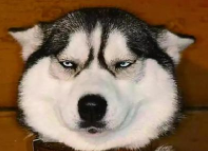
#> input picture deepblue/python_numpy_cv/00_img/erha.png, 208 x 151 px
$ jupyter execute --allow-errors p10_numpy_base2.ipynb
#> lines starting #> are read from the running program, lines starting #| are printed output that depends on the picture
### 归并排序

归并排序（MERGE-SORT）是利用归并的思想实现的排序方法。

该算法采用经典的分治（divide-and-conquer）策略

分治法将问题分(divide)成一些小的问题然后递归求解，而治(conquer)的阶段则将分的阶段得到的各答案"修补"在一起，即分而治之。

算法实现思想

[cell 1]
def merge(arr_left, arr_right):  # 将一个数组一分为二， 分别是arr_left 和 arr_right
    arr_new = []  # 定义新的数组，用来保存排序后的数据
    index_left=0  # 定义左侧的初始索引值
    index_right = 0  # 定义右侧的初始索引值
    while index_left < len(arr_left) and index_right < len(arr_right):  # 定义循环边界
        if arr_left[index_left] < arr_right[index_right]:  # 比较arr_left 和 arr_right中的元素
            arr_new.append(arr_left[index_left])  # 将小值添加到新的数组中
            index_left += 1  # 向后移动当前的索引
        else:
            arr_new.append(arr_right[index_right])
            index_right += 1
    if index_left == len(arr_left):  # 当某个列表中的索引值指向当前列表的最后一个索引
        for element in arr_right[index_right:]:  # 将另一个列表中剩余的值全部添加到新的列表中
            arr_new.append(element)
    else:
        for element in arr_left[index_left:]:
            arr_new.append(element)
    return arr_new  # 返回新的列表

count = 0
def merge_sort(arr):  # 定义归并排序
    global count
    if len(arr) <= 1:  # 定义递归边界
        return arr
    index_middle = len(arr) // 2  # 获取中间索引值
    print("-"*20 + f"arr = {arr}" + "-"*20)
    print("-"*20 + f"index_middle={index_middle}" + "-"*20)
    print("-"*20 + f"left={arr[:index_middle]}" + "-"*20)
    print("-"*20 + f"right={arr[index_middle:]}" + "-"*20)
    arr_left = merge_sort(arr[:index_middle])  # 获取左侧列表
    arr_right = merge_sort(arr[index_middle:])  # 获取右侧列表
    print(f"{count}: new_left: {arr_left}, new_right: {arr_right}")
    count += 1
    return merge(arr_left, arr_right)  # 进行排序

if __name__ == "__main__":
    arr = [8, 4, 5, 7, 1, 3, 6, 2]
    print(f"排序前：{arr}")
    new_arr = merge_sort(arr)
    print(f"排序后：{new_arr}")

### numpy 文件存储

[cell 2]
import numpy as np

array_random = np.random.randn(10, 10)

array_random

用.npy格式进行存储和读取

[cell 3]
np.save("./data/array_random.npy", array_random)

[cell 4]
array = np.load("./data/array_random.npy")
array

用.txt格式存储和读取

[cell 5]
np.savetxt("./data/array_random.txt", array_random)

[cell 6]
np.savetxt("./data/array_random2.txt", array_random, delimiter=",")

[cell 7]
array = np.loadtxt("./data/array_random.txt")
array

[cell 8]
array = np.loadtxt("./data/array_random2.txt", delimiter=",")
array

----

### numpy 矩阵

NumPy 中包含了一个矩阵库 numpy.matlib，该模块中的函数返回的是一个矩阵，而不是 ndarray 对象。

生成新的矩阵

[cell 9]
import numpy.matlib

matrix = numpy.matlib.empty((2, 2))

print(matrix)
print(type(matrix))

[cell 10]
matrix = numpy.matlib.zeros((2, 2))
matrix

[cell 11]
matrix = numpy.matlib.ones((2, 2))
matrix

[cell 12]
matrix = numpy.matlib.eye(3, 3)
matrix

[cell 13]
matrix = numpy.matrix("1, 2; 3, 4")
matrix

[cell 14]
matrix.T

[cell 15]
matrix_A = numpy.matrix("1, 2; 3, 4")
matrix_B = numpy.matrix("4, 5; 6, 7")

print(f"matrix_A = {matrix_A}")
print("="*20)
print(f"matrix_B = {matrix_B}")
print("="*20)

[cell 16]
import numpy as np
array_a = np.array([[1, 2],[3, 4]])
array_b = np.array([[4, 5],[6, 7]])

print(array_a)
print(array_b)

[cell 17]
matrix_C = matrix_A + matrix_B
print(matrix_C)

[cell 18]
array_c = array_a + array_b
array_c

[cell 19]
matrix_D = matrix_A - matrix_B
print(matrix_D)

[cell 20]
array_c = array_a - array_b
array_c

[cell 21]
matrix_E = matrix_A @ matrix_B  # matrix_A * matrix_B
print(matrix_E)

[cell 22]
array_c = array_a @ array_b
array_c

[cell 23]
matrix_F = numpy.dot(matrix_A, matrix_B)
print(matrix_F)

[cell 24]
array_c = numpy.dot(array_a, array_b)
array_c

[cell 25]
matrix_G = matrix_A / matrix_B
print(matrix_G)

[cell 26]
array_c = array_a / array_b
array_c

[cell 27]
matrix_H = numpy.linalg.inv(matrix_A)  # 取逆
matrix_H

[cell 28]
array_c =  numpy.linalg.inv(array_a)
array_c

#### 矩阵求导
1. 考虑矩阵乘法 $$ A \cdot B = C $$
2. 考虑Loss函数 $$ L = \sum^m_{i}\sum^n_{j}{(C_{ij} - p)^2} $$
3. 考虑C的每一项导数 $$ \triangledown C_{ij} = \frac{\partial L}{\partial C_{ij}} $$
4. 考虑ABC都为2x2矩阵时，定义G为L对C的导数
$$A = \begin{bmatrix}
a & b\\
c & d
\end{bmatrix}
\quad
B =
\begin{bmatrix}
e & f \\
g & h
\end{bmatrix}
\quad
C = \begin{bmatrix}
i & j \\
k & l
\end{bmatrix}
\quad
G = \frac{\partial L}{\partial C} = \begin{bmatrix}
\frac{\partial L}{\partial i} & \frac{\partial L}{\partial j} \\
\frac{\partial L}{\partial k} & \frac{\partial L}{\partial l}
\end{bmatrix} = \begin{bmatrix}
w & x \\
y & z
\end{bmatrix}
$$

5. 展开左边 A x B
$$C = \begin{bmatrix}
i = ae + bg & j = af + bh\\
k = ce + dg & l = cf + dh
\end{bmatrix}
$$

6. L对于每一个A的导数$$ \triangledown A_{ij} = \frac{\partial L}{\partial A_{ij}} $$

$$ \frac{\partial L}{\partial a} = \frac{\partial L}{\partial i} * \frac{\partial i}{\partial a} + \frac{\partial L}{\partial j} * \frac{\partial j}{\partial a} $$

$$ \frac{\partial L}{\partial b} = \frac{\partial L}{\partial i} * \frac{\partial i}{\partial b} + \frac{\partial L}{\partial j} * \frac{\partial j}{\partial b} $$

$$ \frac{\partial L}{\partial c} = \frac{\partial L}{\partial k} * \frac{\partial k}{\partial c} + \frac{\partial L}{\partial l} * \frac{\partial l}{\partial c} $$

$$ \frac{\partial L}{\partial d} = \frac{\partial L}{\partial k} * \frac{\partial k}{\partial d} + \frac{\partial L}{\partial l} * \frac{\partial l}{\partial d} $$

$$ \frac{\partial L}{\partial a} = we + xf \\ $$
$$ \frac{\partial L}{\partial b} = wg + xh \\ $$
$$ \frac{\partial L}{\partial c} = ye + zf \\ $$
$$ \frac{\partial L}{\partial d} = yg + zh $$

7. 因此A的导数为$$
\triangledown A = \begin{bmatrix}
we + xf & wg + xh\\
ye + zf & yg + zh
\end{bmatrix}
\quad
\triangledown A = \begin{bmatrix}
w & x\\
y & z
\end{bmatrix}
\begin{bmatrix}
e & g\\
f & h
\end{bmatrix}
$$

$$
\triangledown A = G \cdot B^T
$$

8. 同理B的导数为:
$$ \frac{\partial L}{\partial e} = wa + yc \\ $$
$$ \frac{\partial L}{\partial f} = xa + zc \\ $$
$$ \frac{\partial L}{\partial g} = wb + yd \\ $$
$$ \frac{\partial L}{\partial h} = xb + zd $$

$$
\triangledown A = \begin{bmatrix}
wa + yc & xa + zc\\
wb + yd & xb + zd
\end{bmatrix}
\quad
\triangledown A = \begin{bmatrix}
a & c\\
b & d
\end{bmatrix}
\begin{bmatrix}
w & x\\
y & z
\end{bmatrix}
$$

$$
\triangledown B = A^T \cdot G
$$

---

### Matplotlib

Matplotlib 是 Python 的绘图库。

安装：

pip install matplotlib -i https://pypi.tuna.tsinghua.edu.cn/simple

查看是否安装成功

#> (a cell that did not finish here is left out)

Figure

绘制函数图之前，我们需要一张画板

[cell 30]
import matplotlib.pyplot as plt

fig = plt.figure()

有了画板，我们还需要函数轴，没有函数轴，就没有绘图的基准

[cell 31]
fig = plt.figure()
axes = fig.add_subplot(111)  # 第一行、第一列、第一个 位置生成Axes对象来准备作画
axes.set(xlim=[0.5, 4.5], ylim=[-2, 8], title="Example", ylabel="Y-Axis", xlabel="X-Axis")
plt.show()

[cell 32]
fig = plt.figure()
ax1 = fig.add_subplot(221)
ax2 = fig.add_subplot(222)
ax3 = fig.add_subplot(224)

不难发现，上面对Axes的定义很繁琐, 为此我们使用下面这个方法

[cell 33]
fig, axes = plt.subplots(nrows=2, ncols=2)
# fig.subplots_adjust(wspace=0.5, hspace=0.8)  # , left=0.125, right=0.9, top=0.9, bottom=0.1

axes[0, 0].set(title="Up Left")
axes[0, 1].set(title="Up Right")
axes[1, 0].set(title="Low Left")
axes[1, 1].set(title="Low Right")

绘制2D图

线：plot()

[cell 34]
import numpy as np

fig = plt.figure()
ax1 = fig.add_subplot(221)
ax2 = fig.add_subplot(222)

x = np.linspace(0, np.pi)
y_sin = np.sin(x)
y_cos = np.cos(x)

ax1.plot(x, y_sin)
ax2.plot(x, y_cos, "r-")
# plt.show()
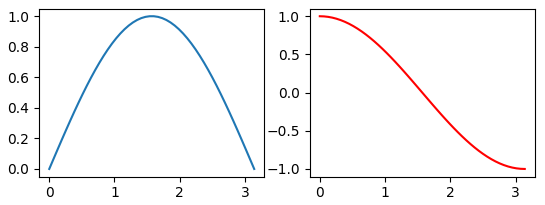
#> figure drawn by matplotlib, 2 panels; panel 1: curve peaks at x = 1.54, y = 0.999; panel 2: curve peaks at x = 0, y = 1

填充两条直线之间的颜色

散点图

[cell 35]
x = np.arange(100)
y = np.random.randn(100)
plt.scatter(x, y, color='red', marker='+')
plt.show()
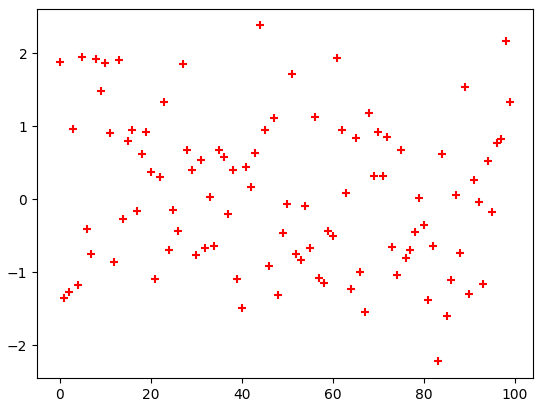
#> figure drawn by matplotlib, 1 panel

直方图

[cell 36]
np.random.seed(19680801)

n_bins = 10
x = np.random.randn(1000, 3)

fig, axes = plt.subplots(nrows=1, ncols=2)
ax0, ax1 = axes.flatten()

colors = ['red', 'blue', 'green']
label = ['dog', 'cat', 'coffee']
ax0.hist(x, n_bins, density=True, color=colors, label=label)  # density 控制y轴是数量还是概率值
ax0.legend(prop={'size': 10})
ax0.set_title('classification')

ax1.hist(x[:, 0], rwidth=0.9)  # rwidth 控制宽度
ax1.set_title('information')

plt.show()
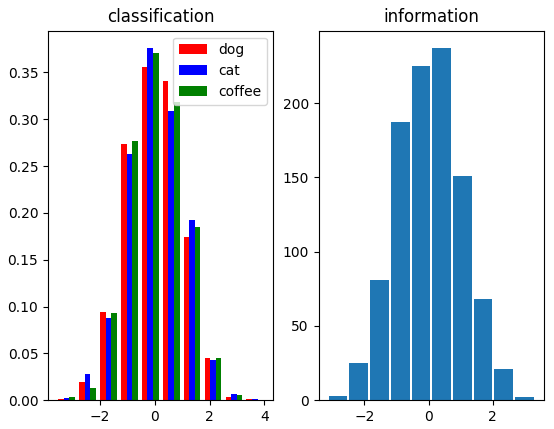
#> figure drawn by matplotlib, 2 panels; panel 1: tallest bar 0.356 high, from x = -0.473 to -0.27; panel 1: tallest bar 0.376 high, from x = -0.27 to -0.066; panel 1: tallest bar 0.371 high, from x = -0.066 to 0.138; panel 2: tallest bar 237 high, from x = 0.116 to 0.696

显示图片

[cell 37]
from matplotlib import pyplot as plt

image = plt.imread("./00_img/erha.png")
#> image is the input picture: shape (151, 208, 4) float32; mean R, G, B, A 0.525, 0.43, 0.342, 1
plt.imshow(image)
plt.show()
